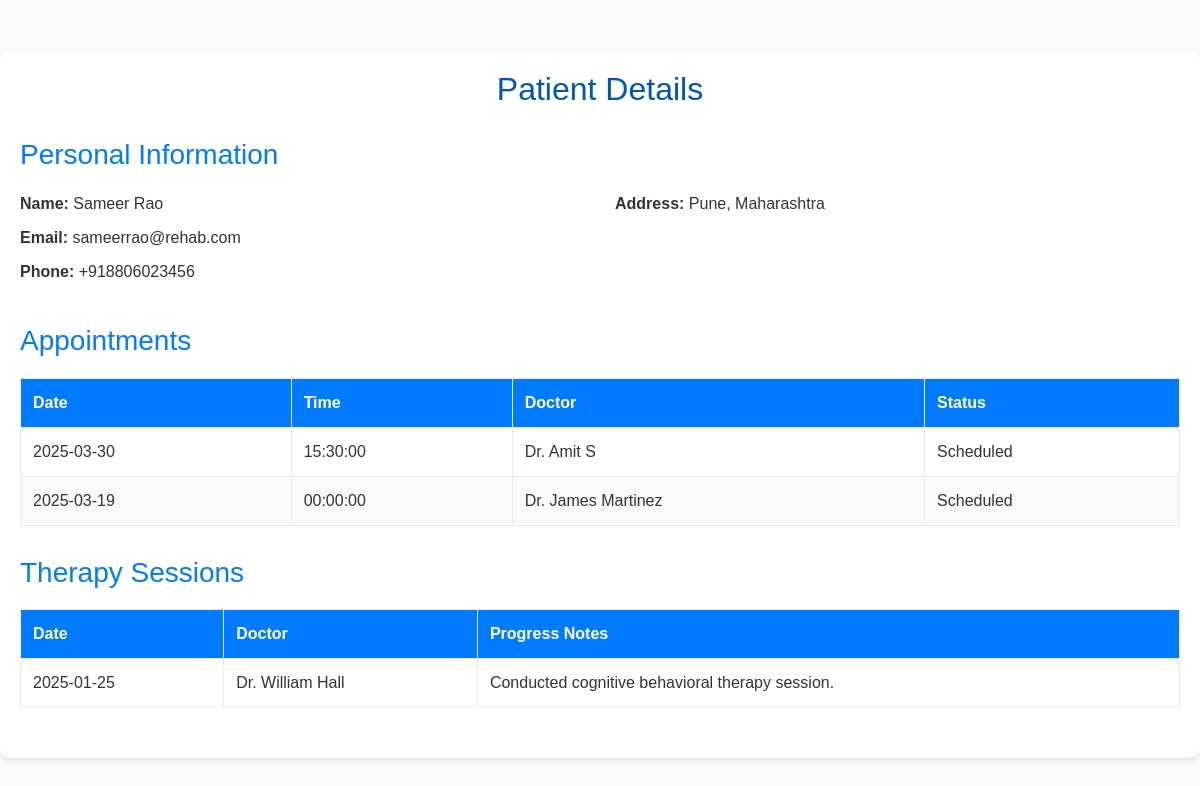
The app's page /view_patient_details.php?patient_id=17 (signed in) with its own data.
### tables this page shows
CREATE TABLE `patients` (
  `patient_id` int(11) NOT NULL,
  `name` varchar(100) NOT NULL,
  `age` int(11) DEFAULT NULL,
  `address` varchar(255) DEFAULT NULL,
  `phone` varchar(15) DEFAULT NULL,
  `email` varchar(100) DEFAULT NULL,
  `password` varchar(255) NOT NULL,
  `diagnosis_type` varchar(100) DEFAULT NULL,
  `Surgery_status` varchar(100) DEFAULT NULL,
  `role_id` int(11) DEFAULT NULL,
  `admitted_date` date DEFAULT NULL
);

CREATE TABLE `appointments` (
  `appointment_id` int(11) NOT NULL,
  `patient_id` int(11) DEFAULT NULL,
  `doctor_id` int(11) DEFAULT NULL,
  `appointment_date` date NOT NULL,
  `appointment_time` time NOT NULL,
  `status` varchar(50) DEFAULT 'Pending'
);

CREATE TABLE `doctors` (
  `doctor_id` int(11) NOT NULL,
  `name` varchar(100) NOT NULL,
  `speciality` varchar(100) NOT NULL,
  `email` varchar(100) DEFAULT NULL,
  `password` varchar(255) NOT NULL,
  `phone` varchar(15) DEFAULT NULL,
  `experience` varchar(100) DEFAULT NULL,
  `visit_days` varchar(100) DEFAULT NULL,
  `max_patients` int(11) NOT NULL,
  `role_id` int(11) DEFAULT NULL,
  `appointment_count` int(11) DEFAULT 0
);

CREATE TABLE `therapy_sessions` (
  `session_id` int(11) NOT NULL,
  `patient_id` int(11) DEFAULT NULL,
  `doctor_id` int(11) DEFAULT NULL,
  `session_date` date NOT NULL,
  `progress_notes` text DEFAULT NULL
);

### view_patient_details.php (the view, shortened to what this page needs)
<?php
include 'connection.php';
$patient_id = $_GET['patient_id'];
$patient_query = "SELECT * FROM patients WHERE patient_id = '$patient_id'";
$patient_result = mysqli_query($conn, $patient_query);
$patient = mysqli_fetch_assoc($patient_result);
$appointments_query = "SELECT a.*, d.name AS doctor_name
                      FROM appointments a
                      JOIN doctors d ON a.doctor_id = d.doctor_id
                      WHERE a.patient_id = '$patient_id'
                      ORDER BY a.appointment_date DESC";
$appointments_result = mysqli_query($conn, $appointments_query);
$therapy_query = "SELECT ts.*, d.name AS doctor_name
                  FROM therapy_sessions ts
                  JOIN doctors d ON ts.doctor_id = d.doctor_id
                  WHERE ts.patient_id = '$patient_id'
                  ORDER BY ts.session_date DESC";
$therapy_result = mysqli_query($conn, $therapy_query);
?>
<!DOCTYPE html>
<html lang="en">
<head>
    <link rel="stylesheet" href="https://stackpath.bootstrapcdn.com/bootstrap/4.5.2/css/bootstrap.min.css">
</head>
<body>
    <div class="container">
        <h2>Patient Details</h2>
        <div class="info-section">
            <h3 class="section-title">Personal Information</h3>
            <div class="row">
                <div class="col-md-6">
                    <p><strong>Name:</strong> <?php echo $patient['name']; ?></p>
                    <p><strong>Email:</strong> <?php echo $patient['email']; ?></p>
                    <p><strong>Phone:</strong> <?php echo $patient['phone']; ?></p>
                </div>
                <div class="col-md-6">
                    <p><strong>Address:</strong> <?php echo $patient['address']; ?></p>
                </div>
            </div>
        </div>
        <div class="appointments">
            <h3 class="section-title">Appointments</h3>
            <?php if (mysqli_num_rows($appointments_result) > 0): ?>
                <table>
                    <thead>
                        <tr>
                            <th>Date</th>
                            <th>Time</th>
                            <th>Doctor</th>
                            <th>Status</th>
                        </tr>
                    </thead>
                    <tbody>
                        <?php while ($appointment = mysqli_fetch_assoc($appointments_result)): ?>
                            <tr>
                                <td><?php echo $appointment['appointment_date']; ?></td>
                                <td><?php echo $appointment['appointment_time']; ?></td>
                                <td><?php echo $appointment['doctor_name']; ?></td>
                                <td><?php echo $appointment['status']; ?></td>
                            </tr>
                        <?php endwhile; ?>
                    </tbody>
                </table>
            <?php else: ?>
                <div class="alert alert-info">No appointments found.</div>
            <?php endif; ?>
        </div>
        <div class="therapy-sessions">
            <h3 class="section-title">Therapy Sessions</h3>
            <?php if (mysqli_num_rows($therapy_result) > 0): ?>
                <table>
                    <thead>
                        <tr>
                            <th>Date</th>
                            <th>Doctor</th>
                            <th>Progress Notes</th>
                        </tr>
                    </thead>
                    <tbody>
                        <?php while ($therapy = mysqli_fetch_assoc($therapy_result)): ?>
                            <tr>
                                <td><?php echo $therapy['session_date']; ?></td>
                                <td><?php echo $therapy['doctor_name']; ?></td>
                                <td><?php echo $therapy['progress_notes']; ?></td>
                            </tr>
                        <?php endwhile; ?>
                    </tbody>
                </table>
            <?php else: ?>
                <div class="alert alert-info">No therapy sessions found.</div>
            <?php endif; ?>
        </div>
    </div>
</body>
</html>

### view_patient_details.php (style rules this page uses)
body { font-family: Arial, sans-serif; background-color: #f8f9fa; color: #333; }
.container { max-width: 1200px; margin: 50px auto; padding: 20px; background-color: #ffffff; border-radius: 10px; box-shadow: 0 2px 5px rgba(0, 0, 0, 0.1); }
h2 { text-align: center; margin-bottom: 30px; color: #0056b3; }
.info-section { margin-bottom: 30px; }
.info-section p { margin-bottom: 10px; }
.section-title { margin-bottom: 20px; color: #007bff; }
table { width: 100%; border-collapse: collapse; margin-bottom: 30px; }
table th, table td { padding: 12px; text-align: left; border: 1px solid #e9ecef; }
table th { background-color: #007bff; color: white; }
table tr:nth-child(even) { background-color: #f8f9fa; }

### records on screen
patients: name "Sameer Rao", email "sameerrao@rehab.com", phone "+918806023456", address "Pune, Maharashtra"
appointments: appointment_date "2025-03-30", appointment_time "15:30:00", doctor.name "Dr. Amit S", status "Scheduled"
appointments: appointment_date "2025-03-19", appointment_time "00:00:00", doctor.name "Dr. James Martinez", status "Scheduled"
therapy_sessions: session_date "2025-01-25", doctor.name "Dr. William Hall", progress_notes "Conducted cognitive behavioral therapy session."
